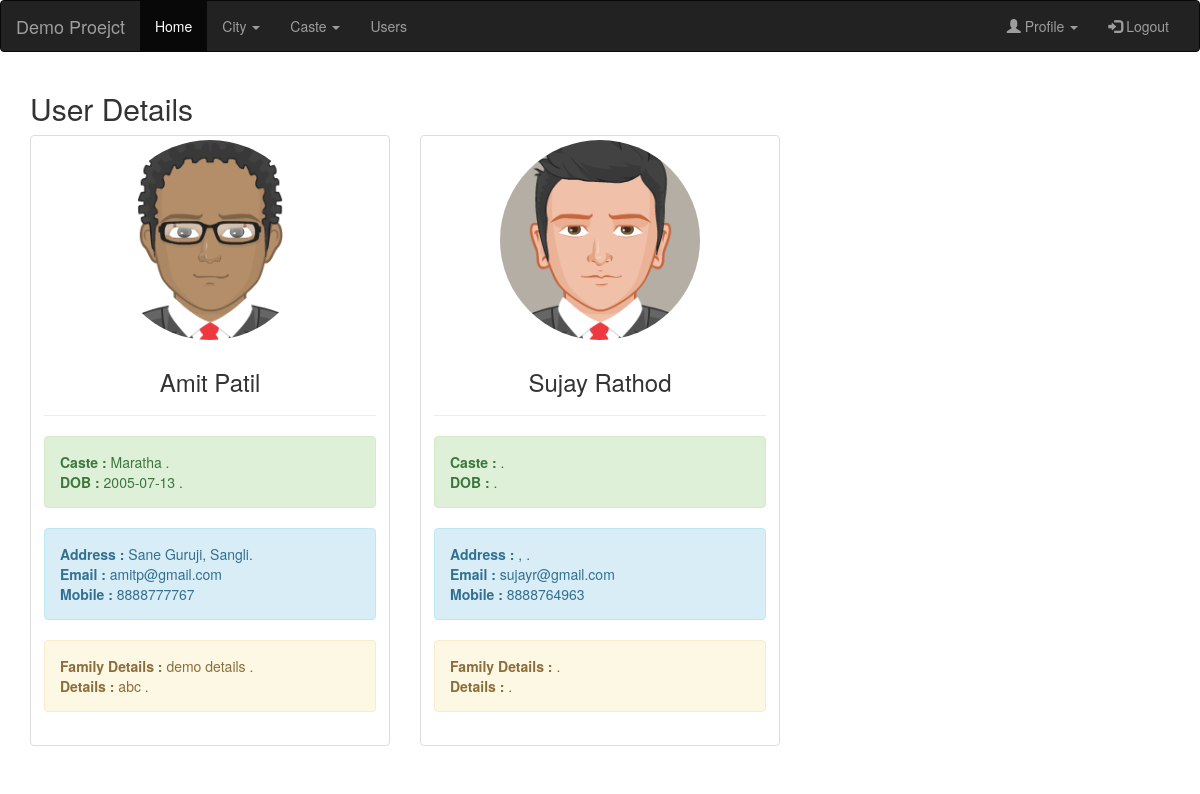
Page /admin/users.php (signed in) on the committed database.
### tables this page shows
CREATE TABLE `user` (
  `id` int(11) NOT NULL,
  `name` varchar(200) NOT NULL,
  `email` varchar(100) NOT NULL,
  `mobile` varchar(50) NOT NULL,
  `casteid` int(11) DEFAULT NULL,
  `cityid` int(11) DEFAULT NULL,
  `address` text DEFAULT NULL,
  `photo` varchar(200) DEFAULT NULL,
  `dob` date DEFAULT NULL,
  `status` int(11) NOT NULL,
  `familydetails` text DEFAULT NULL,
  `description` text DEFAULT NULL,
  `password` varchar(100) NOT NULL
);

CREATE TABLE `caste` (
  `id` int(11) NOT NULL,
  `name` varchar(100) NOT NULL,
  `status` int(11) NOT NULL
);

CREATE TABLE `city` (
  `id` int(11) NOT NULL,
  `name` varchar(200) NOT NULL,
  `status` int(11) NOT NULL
);

### db.php (called while the page is built, shortened)
<?php
$projectName = "Demo Proejct";
?>

### admin/users.php (the view, shortened to what this page needs)
<?php
include "../db.php";
$username = $_SESSION['admin'];
$query = "SELECT u.*, c.name as cityname, ca.name as castename
            FROM
            user as u left join city as c on u.cityid = c.id
            left join caste as ca on u.casteid = ca.id ";
?>
<!DOCTYPE html>
<html lang="en">
<head>
    <link rel="stylesheet" href="https://maxcdn.bootstrapcdn.com/bootstrap/3.4.1/css/bootstrap.min.css">
    <link rel="stylesheet" href="https://cdn.datatables.net/1.13.5/css/jquery.dataTables.min.css">
</head>
<body>
    <?php
    include "nav.php";
    ?>
    <div class="container">
        <h2>User Details</h2>
        <div class="row" id="userslist">
            <?php
            $data = mysqli_query($connection, $query);
            while ($row = mysqli_fetch_assoc($data)) {
            ?>
                <div class="col-md-4">
                    <div class="thumbnail">
                        <?php
                        if ($row['photo'] == null) {
                            echo '<img src="../userphotos/default.png" class="img-circle  " alt="' . $username . '" width="200" height="200" id="preview-selected-image">';
                        } else {
                            echo '<img src="../userphotos/' . $row['photo'] . '" class="img-circle " alt="' . $username . '" width="200" height="200" id="preview-selected-image">';
                        }
                        ?>
                        <div class="caption">
                            <h3 class="text-center"><?= $row['name'] ?></h3>
                            <hr>
                            <div class="alert alert-success">
                                <strong>Caste : </strong> <?= $row['castename'] ?> .<br>
                                <strong>DOB : </strong> <?= $row['dob'] ?> .
                            </div>
                            <div class="alert alert-info">
                                <strong>Address : </strong> <?= $row['address'] . ", " . $row['cityname'] ?>. <br>
                                <strong>Email : </strong> <?= $row['email'] ?> <br>
                                <strong>Mobile : </strong> <?= $row['mobile'] ?>
                            </div>
                            <div class="alert alert-warning">
                                <strong>Family Details : </strong> <?= $row['familydetails'] ?> .<br>
                                <strong>Details : </strong> <?= $row['description'] ?> .
                            </div>
                        </div>
                    </div>
                </div>
            <?php } ?>
        </div>
    </div>
</body>
</html>

### admin/nav.php (shortened to what this page needs)
<nav class="navbar navbar-inverse">
  <div class="container-fluid">
    <div class="navbar-header">
      <a class="navbar-brand" href="#"><?=$projectName?></a>
    </div>
    <div class="collapse navbar-collapse" id="myNavbar">
    <ul class="nav navbar-nav">
      <li class="active"><a href="index.php">Home</a></li>
      <li class="dropdown">
        <a class="dropdown-toggle" data-toggle="dropdown" href="#">City
        <span class="caret"></span></a>
      </li>
      <li class="dropdown">
        <a class="dropdown-toggle" data-toggle="dropdown" href="#">Caste
        <span class="caret"></span></a>
      </li>
      <li><a href="users.php">Users</a></li>
    </ul>
    <ul class="nav navbar-nav navbar-right">
      <li class="dropdown">
        <a class="dropdown-toggle" data-toggle="dropdown" href="#"><span class="glyphicon glyphicon-user"> </span> Profile
        <span class="caret"></span></a>
      </li>
      <li><a href="logout.php"><span class="glyphicon glyphicon-log-in"></span> Logout</a></li>
    </ul>
    </div>
  </div>
</nav>

### rows in the picture
user: photo (picture), name "Amit Patil", casteid.name "Maratha", dob "2005-07-13", address "Sane Guruji", cityid.name "Sangli", email "amitp@gmail.com", mobile "8888777767", familydetails "demo details", description "abc"
user: name "Sujay Rathod", email "sujayr@gmail.com", mobile "8888764963"

### other values in the picture
$projectName "Demo Proejct"
